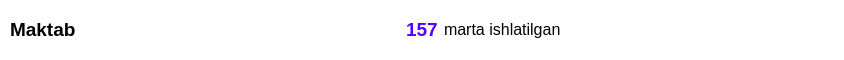
<?xml version="1.0" encoding="UTF-8"?>
<ui version="4.0">
 <class>Frame</class>
 <widget class="QFrame" name="Frame">
  <property name="geometry">
   <rect>
    <x>0</x>
    <y>0</y>
    <width>844</width>
    <height>60</height>
   </rect>
  </property>
  <property name="minimumSize">
   <size>
    <width>0</width>
    <height>60</height>
   </size>
  </property>
  <property name="maximumSize">
   <size>
    <width>16777215</width>
    <height>60</height>
   </size>
  </property>
  <property name="windowTitle">
   <string>Frame</string>
  </property>
  <property name="styleSheet">
   <string notr="true">background-color: rgb(255, 255, 255);
border-radius: 15px;</string>
  </property>
  <layout class="QHBoxLayout" name="horizontalLayout">
   <property name="leftMargin">
    <number>10</number>
   </property>
   <property name="topMargin">
    <number>10</number>
   </property>
   <property name="rightMargin">
    <number>10</number>
   </property>
   <item>
    <widget class="QLabel" name="label_word">
     <property name="sizePolicy">
      <sizepolicy hsizetype="Expanding" vsizetype="Expanding">
       <horstretch>0</horstretch>
       <verstretch>0</verstretch>
      </sizepolicy>
     </property>
     <property name="font">
      <font>
       <pointsize>14</pointsize>
       <weight>75</weight>
       <bold>true</bold>
      </font>
     </property>
     <property name="text">
      <string>Maktab</string>
     </property>
     <property name="wordWrap">
      <bool>true</bool>
     </property>
    </widget>
   </item>
   <item>
    <widget class="QLabel" name="label_word_count">
     <property name="font">
      <font>
       <pointsize>14</pointsize>
       <weight>75</weight>
       <bold>true</bold>
      </font>
     </property>
     <property name="styleSheet">
      <string notr="true">color: rgb(85, 0, 255);</string>
     </property>
     <property name="text">
      <string>157</string>
     </property>
    </widget>
   </item>
   <item>
    <widget class="QLabel" name="label">
     <property name="sizePolicy">
      <sizepolicy hsizetype="Expanding" vsizetype="Expanding">
       <horstretch>0</horstretch>
       <verstretch>0</verstretch>
      </sizepolicy>
     </property>
     <property name="font">
      <font>
       <pointsize>12</pointsize>
      </font>
     </property>
     <property name="text">
      <string>marta ishlatilgan</string>
     </property>
     <property name="wordWrap">
      <bool>true</bool>
     </property>
    </widget>
   </item>
  </layout>
 </widget>
 <resources>
  <include location="../resource.qrc"/>
 </resources>
 <connections/>
</ui>
